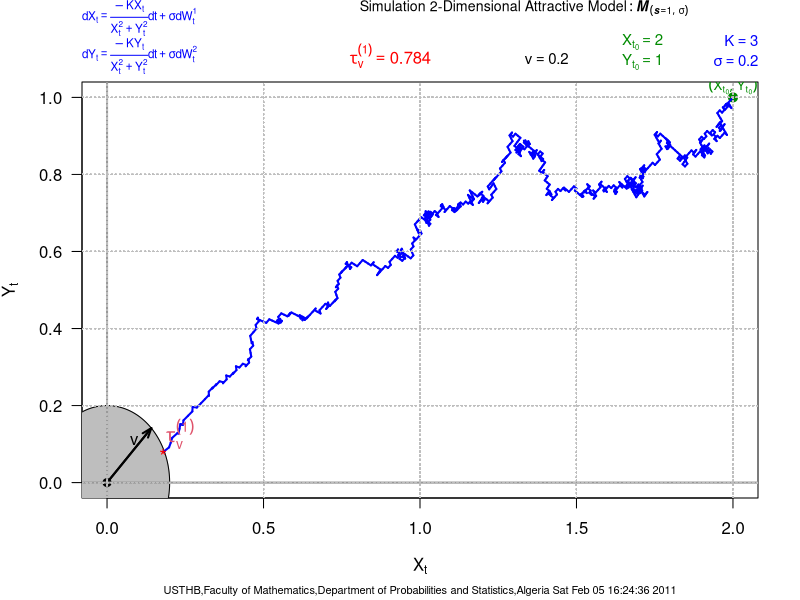

Reproduce this figure in R.
## Sat Feb 05 16:24:36 2011
## Guidoum Arsalane (PG-PS/USTHB)


N=1000;t0=0;Dt=0.001;T=1;X0=2;Y0=1;v=0.2;K=3;Sigma=0.2;

drifx     <- expression( (-K*x) / (x^2+y^2) )
drify     <- expression( (-K*y) / (x^2+y^2) )
diff      <- expression( Sigma ) 

Ax    <- function(t,x,y)  eval(drifx)
Ay    <- function(t,x,y)  eval(drify)
S     <- function(t,x,y)  eval(diff)

if(missing(Dt)){t <- seq (t0 ,T, length =N+1)} else {t <- c(t0 ,t0+ cumsum(rep(Dt,N)))
                T <- t[N +1]}

Dt= (T-t0)/N 
ux = runif(N,0,1)
ox = rep(1,N)
ox [ which(ux < 0.5) ] = -1
wx = cumsum(c(0,ox))*sqrt((T-t0)/N)
Dx   <- diff(wx)

uy = runif(N,0,1)
oy = rep(1,N)
oy [ which(uy < 0.5) ] = -1
wy = cumsum(c(0,oy))*sqrt((T-t0)/N)
Dy    <- diff(wy)

X    <- numeric()
Y    <- numeric()
X[1] <- X0
Y[1] <- Y0
for (i in 2:(N+1)){ 
        X[i] = X[i-1] + Ax(t[i-1],X[i-1],Y[i-1])*Dt + S(t[i-1],X[i-1],Y[i-1])*Dx[i-1]
        Y[i] = Y[i-1] + Ay(t[i-1],X[i-1],Y[i-1])*Dt + S(t[i-1],X[i-1],Y[i-1])*Dy[i-1]
                   } 
R = sqrt((X^2) + (Y^2))
n = which(R <= v)
if (length(n) > 0){
X    <- X[c(seq(1,min(n),by=1))]
Y    <- Y[c(seq(1,min(n),by=1))]
time <- t[c(seq(1,min(n),by=1))]}else{X <- X ; Y <- Y ; time <- t}

plot(X,Y,las=1,type="n",xlim=c(pmin(0,min(X)),max(X)),ylim=c(pmin(0,min(Y)),max(Y)),xlab=expression(X[t]),ylab=expression(Y[t]))
theta = seq(0,2*pi,length=1000)
a = v *cos(theta)
b = v *sin(theta)
points(a,b,type="l",col="gray")
polygon(a, b, col="gray")

if (X0 >= 0 || Y0 >= 0){
arrows(0,0,v*cos(pi/4),v*sin(pi/4), col= "black",code = 2,length = 0.1, angle = 20,lwd=2)
segments(0,0,v*cos(pi/4) ,v*sin(pi/4),col= "black",lwd=2)
points(0,0,type="p",pch=20,col="black",cex=1.6)
text((1/2)*v*cos(pi/4),(1/1.5)*v*sin(pi/4), "v", col="black", adj=c(-.1,-.1))}

if (X0 < 0 || Y0 < 0){
arrows(0,0,v*cos((7*pi)/4),v*sin((7*pi)/4), col= "black",code = 2,length = 0.1, angle = 20,lwd=2)
segments(0,0,v*cos((7*pi)/4) ,v*sin((7*pi)/4),col= "black",lwd=2)
points(0,0,type="p",pch=20,col="black",cex=1.6)
text((1/2)*v*cos((7*pi)/4),(1/1.5)*v*sin((7*pi)/4), "v", col="black", adj=c(-.1,-.1))}

mtext(expression("Simulation 2-Dimensional Attractive Model":bolditalic(M[(list(s==1,sigma))])),line=3.1,adj=0.8,cex=0.85,col="black")
mtext(bquote(dX[t]== frac(-K*X[t],X[t]^{2}+Y[t]^{2})*dt + sigma *d*W[t]^1),cex=0.7,adj=0,line=2.1,col="blue")
mtext(bquote(dY[t]== frac(-K*Y[t],X[t]^{2}+Y[t]^{2})*dt + sigma *d*W[t]^2),cex=0.7,adj=0,line=0.2,col="blue")

abline(h=0, v=0, col = "gray60",lwd=2)
mtext(bquote(X[t[0]]==.(X0)),line=1.4,adj=0.85,cex=0.9,col="green4")
mtext(bquote(Y[t[0]]==.(Y0)),line=0.4,adj=0.85,cex=0.9,col="green4")
mtext(bquote(K== .(K)),line=1.6,adj=1,cex=0.9,col="blue")
mtext(bquote(sigma== .(Sigma)),line=0.6,adj=1,cex=0.9,col="blue")
mtext(bquote(v== .(v)),line=0.7,adj=0.7,cex=0.9,col="black")

points(X0,Y0,type="p",pch=20,col="green4",cex=1.8)
text(X0,Y0, expression((list(X[t[0]],Y[t[0]]))), col="green4", adj=c(.5,-.2),cex = 0.8)

if (length(n) > 0 ){
for (i in 1:min(n)){lines(c(X[i],X[i+1]),c(Y[i],Y[i+1]),type="l",col="blue",lwd=2,panel.frist=grid(col="gray"))}}else{
for (i in 1:N){lines(c(X[i],X[i+1]),c(Y[i],Y[i+1]),type="l",col="blue",lwd=2,panel.frist=grid(col="gray"))}}

if (length(n) > 0 ){points(X[min(n)],Y[min(n)],type="p",col="red",cex=1.2,pch="*")
                    text(X[min(n)],Y[min(n)], expression(tau[v]^(1)), col=2, adj=c(-.1,-.1),cex = 1.2)
                    mtext(bquote(tau[v]^(1)== .(t[min(n)])),line=0.5,adj=0.45,cex=1,col="red")}
mtext(paste("USTHB,Faculty of Mathematics,Department of Probabilities and Statistics,Algeria Sat Feb 05 16:24:36 2011"),side = 1, line = 4, adj = 0.5, cex = .66)

